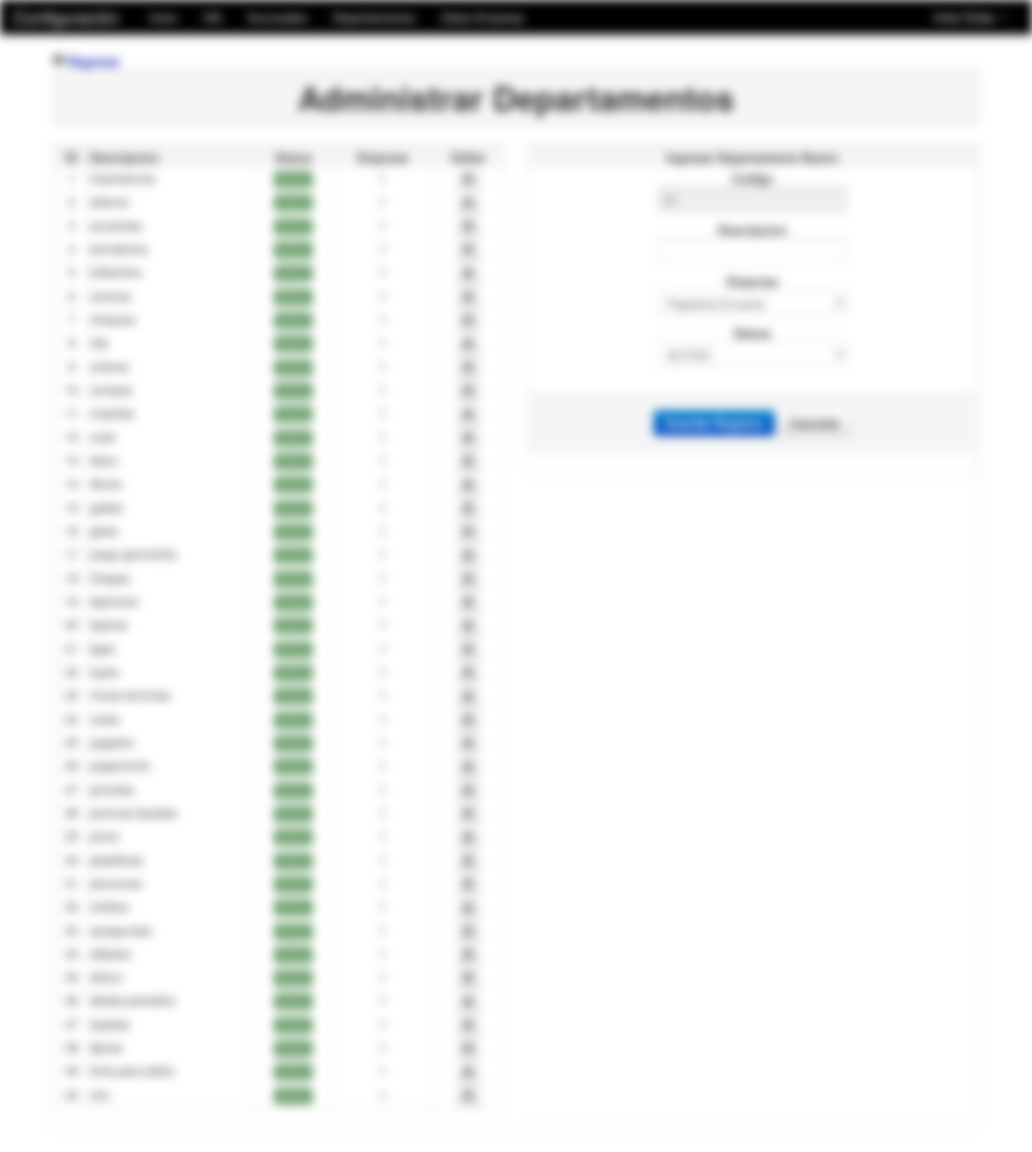
Page /Modulos/Datos/departamento.php (signed in) on the earlier database version.
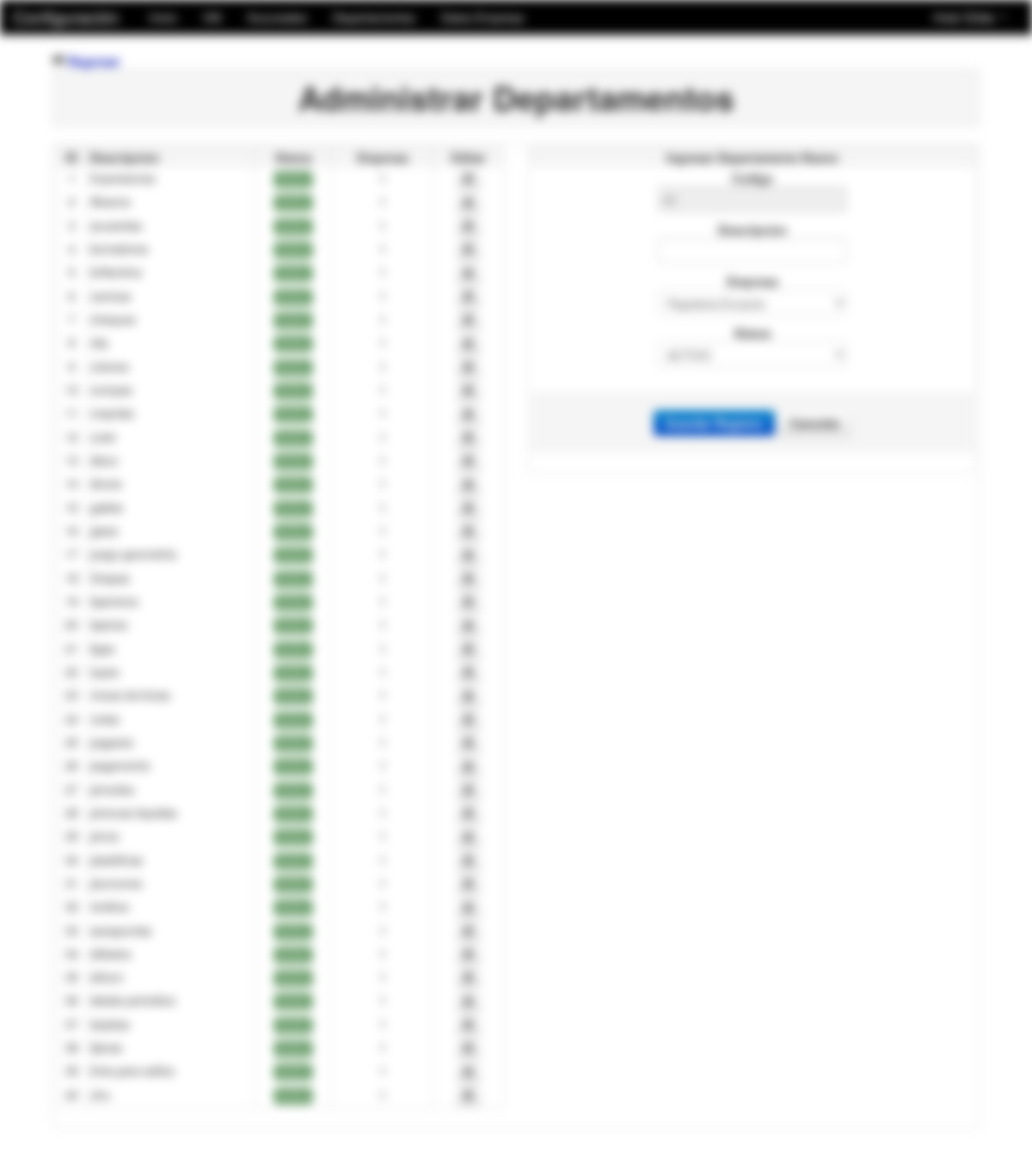
Same page on the later database version.
### tables this page shows
CREATE TABLE IF NOT EXISTS `departamento` (
`idDepartamento` int(11) NOT NULL,
  `nombreDepartamento` varchar(30) NOT NULL,
  `estado` varchar(15) NOT NULL,
  `empresa_idEmpresa1` int(11) NOT NULL
);

### Modulos/Datos/departamento.php (the view, shortened to what this page needs)
<?php
	include_once "class/class.php";
	include_once "../funciones.php";
	if(!empty($_GET['id'])){
		$id_depa=limpiar($_GET['id']);
		$id_depa=substr($id_depa,10);
		$id_depa=decrypt($id_depa,'URLCODIGO');
		$oDepa=new Consultar_Departamento($id_depa);
		if($oDepa->consultar("nombreDepartamento")==NULL){
			header('Location: departamento.php');
		}else{
			$titulo="Actualizar Departamento";
			$boton="Actualizar Departamento";
			$nombre_depa=$oDepa->consultar("nombreDepartamento");
			$estado_depa=$oDepa->consultar("estado");
      $idEmpresa=$oDepa->consultar("empresa_idEmpresa1");
		}
	}else{
		$pame=mysql_query("SELECT MAX(idDepartamento)as maximo FROM departamento");
		if($row=mysql_fetch_array($pame)){
			if($row['maximo']==NULL){
				$id_depa=1;
			}else{
				$id_depa=$row['maximo']+1;
			}
		}
		$titulo="Ingresar Departamento Nuevo";
		$boton="Guardar Registro";
		$nombre_depa='';
		$estado_depa='';
    $idEmpresa='';
	}
?>
<!DOCTYPE html>
<html lang="es">
  <head>
    <link href="../../css/bootstrap.css" rel="stylesheet">
    <link href="../../css/bootstrap-responsive.css" rel="stylesheet">
  </head>
  <body>
    <?php include_once "../../menu/m_datos.php"; ?>
	<div align="center">
    	<table width="90%">
          <tr>
            <td>
            	<a href="index.php"><strong><i class="icon-fast-backward"></i> Regresar</strong></a>
            	<table class="table table-bordered">
                  <tr class="well">
                    <td><h1 align="center">Administrar Departamentos</h1></td>
                  </tr>
                </table>
                <table class="table table-bordered">
                	<tr>
                    	<td>
                        	<div class="row-fluid">
                            	<div class="span6">
                                	<table class="table table-bordered table table-hover">
                                      <tr class="well">
                                        <td><strong><center>ID</center></strong></td>
                                        <td><strong>Descripcion</strong></td>
                                        <td><strong><center>Status</center></strong></td>
                                        <td><strong><center>Empresa</center></strong></td>
                                        <td><strong><center>Editar</center></strong></td>
                                      </tr>
                                      <?php
                  									  	$pame=mysql_query("SELECT * from departamento d INNER JOIN empresa e ON e.idEmpresa=d.empresa_idEmpresa1  ORDER BY idDepartamento");
                  										while($row=mysql_fetch_array($pame)){
                  											$url=cadenas().encrypt($row['idDepartamento'],'URLCODIGO');
                  									  ?>
                                      <tr>
                                        <td><center><?php echo $row['idDepartamento']; ?></center></td>
                                        <td><?php echo $row['nombreDepartamento']; ?></td>
                                        <td><center><?php echo estado($row['estado']); ?></center></td>
                                        <td><center><?php echo $row['empresa_idEmpresa1']; ?></center></td>
                                        <td>
                                        	<center>
                                                <a href="departamento.php?id=<?php echo $url; ?>" class="btn btn-mini">
                                                    <i class="icon-edit"></i>
                                                </a>
                                            </center>
                                        </td>
                                      </tr>
                                      <?php } ?>
                                    </table>
                                </div>
                            	<div class="span6">
                                	<table class="table table-bordered">
                                      <tr class="well">
                                      	<td><center><strong><?php echo $titulo; ?></strong></center></td>
                                      </tr>
                                      <tr>
                                      	<td>
                                        	<div align="center">
                                       	  	<form name="form1" method="post" action="">
                                            	<strong>Codigo</strong><br>
                                                <input type="text" name="idDepartamento" value="<?php echo $id_depa; ?>" readonly autocomplete="off"><br>
                                                <strong>Descripcion</strong><br>
                                                <input type="text" name="nombreDepartamento" value="<?php echo $nombre_depa; ?>" required autocomplete="off"><br>
                                                <strong>Empresa</strong><br>
                                                <select name="idEmpresa">
                                                  <?php $pa=mysql_query("SELECT * FROM empresa");
                                                      while($row=mysql_fetch_array($pa)){
                                                        if($row['idEmpresa']==$idEmpresa){
                                                          echo '<option value="'.$row['idEmpresa'].'" selected>'.$row['empresa'].'</option>';
                                                        }else{
                                                          echo '<option value="'.$row['idEmpresa'].'">'.$row['empresa'].'</option>';
                                                        }
                                                      }
                                                    ?>
                                                </select><br>
                                                <strong>Status</strong><br>
                                                <select name="estado">
                                                	<option value="s" <?php if($estado_depa=='s'){ echo 'selected'; } ?>>ACTIVO</option>
                                                </select><br>
                                                <div class="form-actions">
                                                  <button type="submit" class="btn btn-primary"><strong><?php echo $boton; ?></strong></button>
                                                  <a href="departamento.php" class="btn"><strong>Cancelar</strong></a>
                                                </div>
                                   	    	</form>
                                            </div>
                                        </td>
                                      </tr>
                                    </table>
                                </div>
                            </div>
                        </td>
                    </tr>
                </table>
            </td>
          </tr>
        </table>
    </div>
  </body>
</html>

### menu/m_datos.php (shortened to what this page needs)
<div class="navbar navbar-inverse navbar-fixed-top">
      <div class="navbar-inner">
        <div class="container">
          <a class="brand" href="#" style="color:#FFF">Configuración</a>
          <div class="nav-collapse collapse">
            <ul class="nav">
              <li><a href="../../Principal.php" style="color:#FFF">Inicio</a></li>
              <li><a href="iva.php" style="color:#FFF">IVA</a></li>
              <li><a href="Deposito.php" style="color:#FFF">Sucursales</a></li>
              <li><a href="departamento.php" style="color:#FFF">Departamentos</a></li>
              <li><a href="empresa.php" style="color:#FFF">Datos Empresa</a></li>
            </ul>
            <ul class="nav pull-right">
                <li class="dropdown">
              		<a href="#" style="color:#FFF" class="dropdown-toggle" data-toggle="dropdown">
                    	Hola! <?php echo $_SESSION['user_name']; ?> <b class="caret"></b>
                    </a>
                </li>
          	</ul>
          </div>
        </div>
      </div>
    </div>

### Modulos/funciones.php (shortened to what this page needs)
<?php
	function encrypt($string, $key) {
		$result = ''; $key=$key.'2013';
	   	for($i=0; $i<strlen($string); $i++) {
			  $char = substr($string, $i, 1);
			  $keychar = substr($key, ($i % strlen($key))-1, 1);
			  $char = chr(ord($char)+ord($keychar));
			  $result.=$char;
	   	}
	   	return base64_encode($result);
	}
	function cadenas(){
		return 'YABCDFGJAH';
	}
	function estado($estado){
		if($estado=='s'){
			return '<span class="label label-success">Activo</span>';
		}else{
			return '<span class="label label-important">No Activo</span>';
		}
	}
?>

### Modulos/Datos/departamento.php (style rules this page uses)
body { padding-top: 60px; padding-bottom: 40px; }

Differences in the rows shown:
changed departamento: nombreDepartamento "abacos" → "Abacos"
